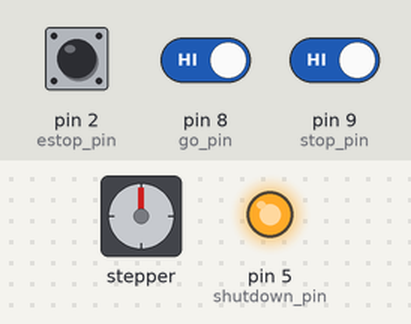
A sketch run on a simulated Arduino Uno, built with avr-gcc and run on an emulated ATmega328P. Shown: stepper motor, output pins drawn as LEDs (lit = HIGH). Wiring (inferred from the names in the program): stepper motor driver (200 steps per turn assumed): step pin 3; direction pin 4. The inputs (shaded band) are chosen by the test bench; at power-on: pin 8 (go_pin) HIGH, pin 9 (stop_pin) HIGH, pin 2 (estop_pin) HIGH. Pins used as bus, display or sensor lines are not drawn; what the sketch prints to the serial monitor is not drawn.

Above: at 11.5 s.
11.6 s: pin 8 (go_pin) driven LOW and pin 9 (stop_pin) driven LOW
At 12.1 s:
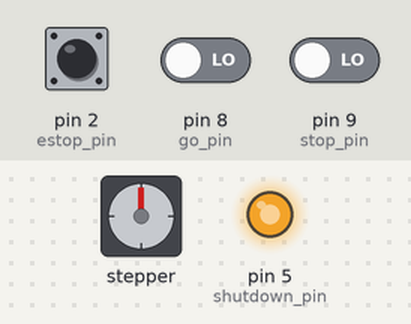
13.1 s: pin 2 (estop_pin) pulled LOW for 0.15 s
At 13.23 s:
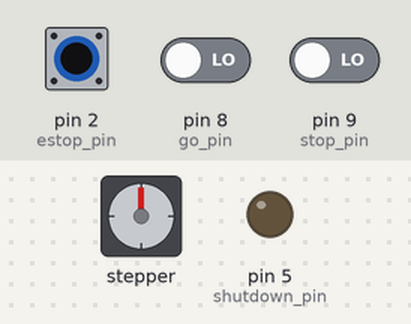
Timing chart, 0 to 15.7 s (numbered marks = the images above; inputs shaded):
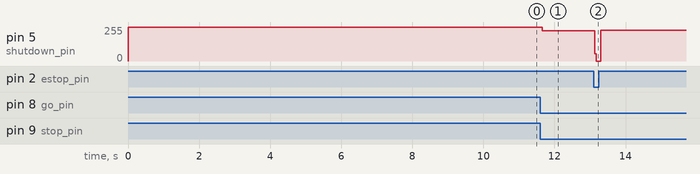

Measured:
- after the input at 11.6 s, pin 5 (shutdown_pin): 255/255 → 228/255 after 0.05 s
- after the input at 13.1 s, pin 5 (shutdown_pin): 228/255 → 0/255 at once, → 231/255 0.17 s later

The sketch:

motor_control.ino
```cpp
/*

+++++++++++++++++++++++++++++++++++++++++++++++++++++++++
  ACCELERATING      CONSTANT VELOCITY     DECELERATING
+++++++++++++++++++++++++++++++++++++++++++++++++++++++++
velocity
^
|                 _____________________
|               /                       \
|             /                           \
|           /                               \
|         /                                   \
|       /                                       \
|     /                                           \
|   /                                               \
|------------------------------------------------------------> t

*/


/*
                                ACCELERATION
+++++++++++++++++++++++++++++++++++++++++++++++++++++++++++++++++++++++++++++++++++++
  ACCELERATING      CONSTANT VELOCITY       DECEL       -CONSTANT VELOCITY
+++++++++++++++++++++++++++++++++++++++++++++++++++++++++++++++++++++++++++++++++++++
velocity
^
|                 _____________________
|               /                       \
|             /                           \
|           /                               \
|---------/-----------------------------------\-------------------------------------> t
|       /                                       \                               /
|     /                                           \                            /
|   /                                               \ ______________________ /

*/


// INPUTS
#define step_pin        3   // drive pin:  1 (WHT) & 14 (BLU)
#define direction_pin   4   // drive pin:  2 (YEL) & 15 (ORG)
#define reset_pin       11  // drive pin: 11 (GRY) & 23 (LT BLU)
#define shutdown_pin    5   // drive pin: 16 (RED) & 17 (BRN)
#define fault_pin       6   // drive pin:  9 (GRN) & 21 (PUR)

#define estop_pin       2   // normally closed
#define go_pin          8   // go button (pin 2 & 3)
#define stop_pin        9   // stop button (pin 5 & 6)

// OUTPUTS
// #define fault_output

String incoming_string = "";
char incoming_ints[5];  // placeholder for inputted speed, should never be more than 1000 realistically

int starting_accel = 2000;  // constant, this should be way higher than any reasonable move
int speed = 100;  // DEFAULT SPEED, lower number = faster, this is the time in between pulses

// FLAGS
// default system startup states
bool shutdown_flag  = true;
// bool fault_status   = true;
// bool reset_flag     = false;
bool forward_flag   = false;
bool reverse_flag   = false;
bool acceled        = false;

void setup() {
    Serial.begin(115200);

    pinMode(reset_pin, OUTPUT);
    digitalWrite(reset_pin, LOW);   // default: not in reset state

    pinMode(shutdown_pin, OUTPUT);

    pinMode(fault_pin, INPUT);

    pinMode(step_pin, OUTPUT);

    pinMode(direction_pin, OUTPUT);
    digitalWrite(direction_pin, HIGH);  // default: forward

    pinMode(go_pin, INPUT_PULLUP);
    pinMode(stop_pin, INPUT_PULLUP);
    pinMode(estop_pin, INPUT_PULLUP);

}


void loop() {
    read_string();
    get_button_status();

    if (!shutdown_flag) {
        if (forward_flag || reverse_flag) { move(); }
    }
}


void move() {
    /*
    To move: send pulses to the step_pin to increment the motor forwards or backwards

    STEP PIN
        minimum step pulse: 200 nanoseconds (0.0002 milliseconds / 0.2 microseconds)
        minimum off time: 200 nanoseconds (0.0002 milliseconds / 0.2 microseconds)
    */

    if (acceled) {
        // if we have accelerated, constant velocity
        constant_velocity(speed);
    }
    // accelerating
    else if (!acceled) {
        // if we haven't accelerated yet, accelerate
        accelerate();
    }
}


void accelerate() {
    for (float i = starting_accel; i >= speed; i--) {
        // Serial.println(i);
        constant_velocity(i);

        if (i == speed) {
            // if we've reached velocity setpoint
            acceled = true;
        }
    }
}

void constant_velocity(int speed) {
    digitalWrite(step_pin, HIGH);
    delayMicroseconds(speed);
    digitalWrite(step_pin, LOW);
    acceled = true;
}


void get_button_status() {
    // read status of the stop & go buttons
    if (digitalRead(go_pin) == 0) { forward(); }
    if (digitalRead(stop_pin) == 0) { stop(); }
    if (digitalRead(stop_pin) == 0 && digitalRead(go_pin) == 0) { reset(); }    // for testing purposes, so you don't have to reset via serial monitor
    if (digitalRead(estop_pin) == 1) { off(); }
}

void read_string() {
    // read data from Serial
    if (Serial.available() > 0) {
        incoming_string = Serial.readString();
        incoming_string.toCharArray(incoming_ints, 5);

        if      (incoming_string == "f\r\n")        { forward(); }
        else if (incoming_string == "r\r\n")        { reverse(); }
        else if (incoming_string == "stop\r\n")     { stop(); }
        else if (incoming_string == "off\r\n")      { off(); }
        else if (incoming_string == "reset\r\n")    { reset(); }

        else if (isDigit(incoming_ints[0])) {
            speed = incoming_string.toInt();
            Serial.print("changed speed to: ");
            Serial.println(speed);
        }
    }
}

void stop() {
    Serial.println("STOP");
    // uncomment these after testing...they're just super annoying
    // digitalWrite(shutdown_pin, HIGH);
    // shutdown_flag = true;
    forward_flag = false;
    reverse_flag = false;
    acceled = false;
}

void reset() {
    Serial.println("RESET");
    digitalWrite(shutdown_pin, LOW);
    // reset_flag = true;
    shutdown_flag = false;
    forward_flag = false;
    reverse_flag = false;
    acceled = false;
}

void off() {
    Serial.println("OFF");
    digitalWrite(shutdown_pin, HIGH);
    // reset_flag = false;
    shutdown_flag = true;
    forward_flag = false;
    reverse_flag = false;
    acceled = false;
}

void forward() {
    Serial.println("FORWARD ------->");
    digitalWrite(direction_pin, HIGH);
    // reset_flag = false;
    forward_flag = true;
    reverse_flag = false;
    Serial.print("speed: "); Serial.println(speed);
}

void reverse() {
    Serial.println("REVERSE <-------");
    digitalWrite(direction_pin, LOW);
    // reset_flag = false;
    forward_flag = false;
    reverse_flag = true;
    Serial.print("speed: "); Serial.println(-speed);
}
```
